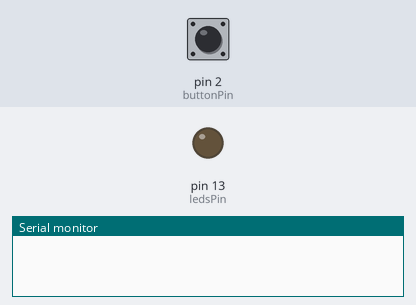
A sketch run on a simulated Arduino Uno, built with avr-gcc and run on an emulated ATmega328P. On the bench: output pins drawn as LEDs (lit = HIGH), the last lines printed to the serial monitor. Dashed ring = blinking. The inputs (shaded band) are chosen by the test bench; at power-on: pin 2 (buttonPin) LOW.

Above: at 0.1 s.
At 1.2 s:
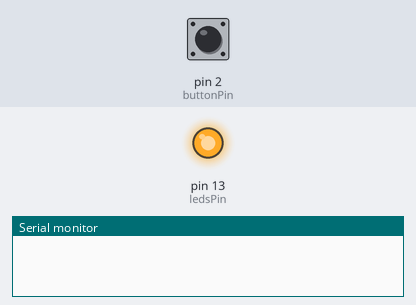
1.3 s: pin 2 (buttonPin) pulled HIGH for 0.15 s
At 1.45 s:
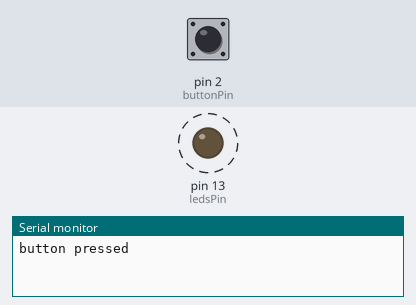
Timing chart, 0 to 10.3 s (numbered marks = the images above; inputs shaded):
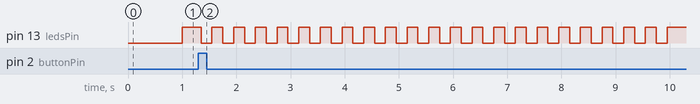

The sketch:

arduino.ino
```cpp
const int buttonPin = 2;  // the pushbutton pin
const int ledsPin =  13;  // the LED pin

int buttonState;            // the current reading from the input pin
int lastButtonState = LOW;  // the previous reading from the input pin

int ledOutput = 0;
int ledSleepTimeIdle = 1000;
int ledSleepInteraction = 200;

bool buttonPressed = false;
unsigned long buttonPressedBlockTime = 10000;

int ledMaxOutput = 255;
int ledMinOutput = 0;

unsigned long lastDebounceTime = 0;  // the last time the output pin was toggled
unsigned long debounceDelay = 50;    // the debounce time; increase if the output flickers

unsigned long previousMillisLed = 0;
unsigned long previousMillisButton = 0;

void setup() {
  pinMode(buttonPin, INPUT);

  Serial.begin(9600);
}

void loop() {
  // read the state of the switch into a local variable:
  int reading = digitalRead(buttonPin);

  // check to see if you just pressed the button
  // (i.e. the input went from LOW to HIGH), and you've waited long enough
  // since the last press to ignore any noise:

  // If the switch changed, due to noise or pressing:
  if (reading != lastButtonState) {
    // reset the debouncing timer
    lastDebounceTime = millis();
  }

  updateLed();

  if(buttonPressed) {
      unsigned long currentMillis = millis();
      if (currentMillis - previousMillisButton >= buttonPressedBlockTime) {
        previousMillisButton = currentMillis;
        buttonPressed = false;
      }
  }

  if ((millis() - lastDebounceTime) > debounceDelay) {
    // whatever the reading is at, it's been there for longer than the debounce
     // delay, so take it as the actual current state:

    // if the button state has changed:
    if (reading != buttonState && !buttonPressed) {
      buttonState = reading;

      // only toggle the LED if the new button state is HIGH
      if (buttonState == HIGH) {
        Serial.println("button pressed");
        buttonPressed = true;
      }
    }
  }

  // save the reading. Next time through the loop, it'll be the lastButtonState:
  lastButtonState = reading;
}

void updateLed() {
  int interval = buttonPressed ? ledSleepInteraction : ledSleepTimeIdle;

  unsigned long currentMillis = millis();

  if (currentMillis - previousMillisLed >= interval) {

    // save the last time you blinked the LED
    previousMillisLed = currentMillis;

    // if the LED is off turn it on and vice-versa:
    if (ledOutput == ledMaxOutput) {
      ledOutput = ledMinOutput;
    } else {
      ledOutput = ledMaxOutput;
    }
  }

  analogWrite(ledsPin, ledOutput);

}
```

Measured:
- after the input at 1.3 s, pin 13 (ledsPin): alternates HIGH for 0.20 s and LOW for 0.20 s, starting after 0.05 s
